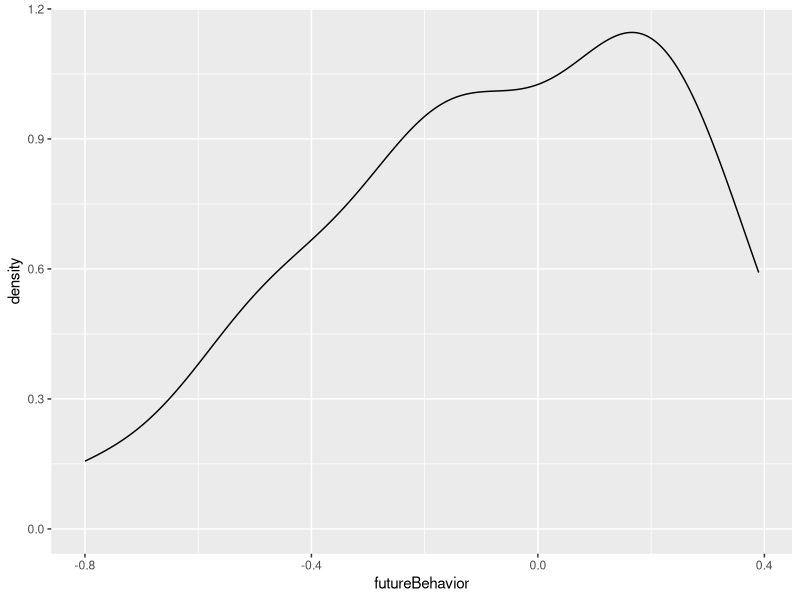
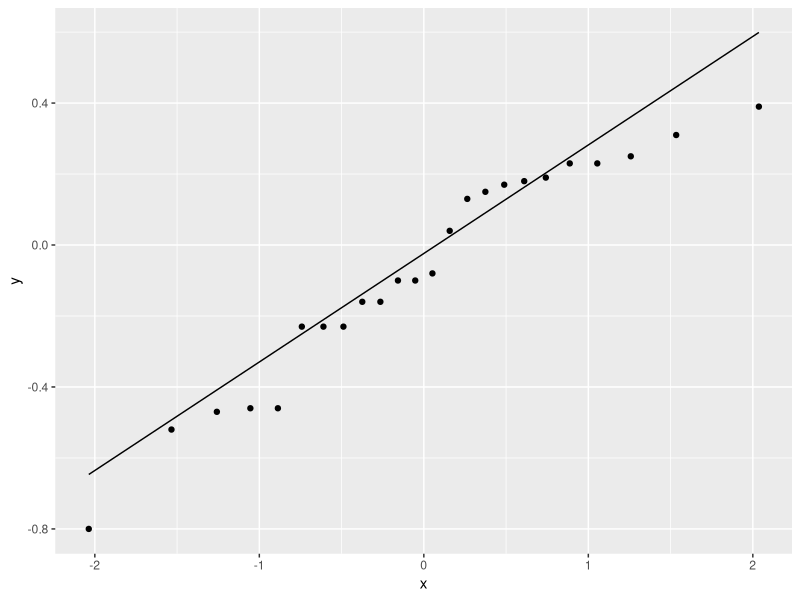
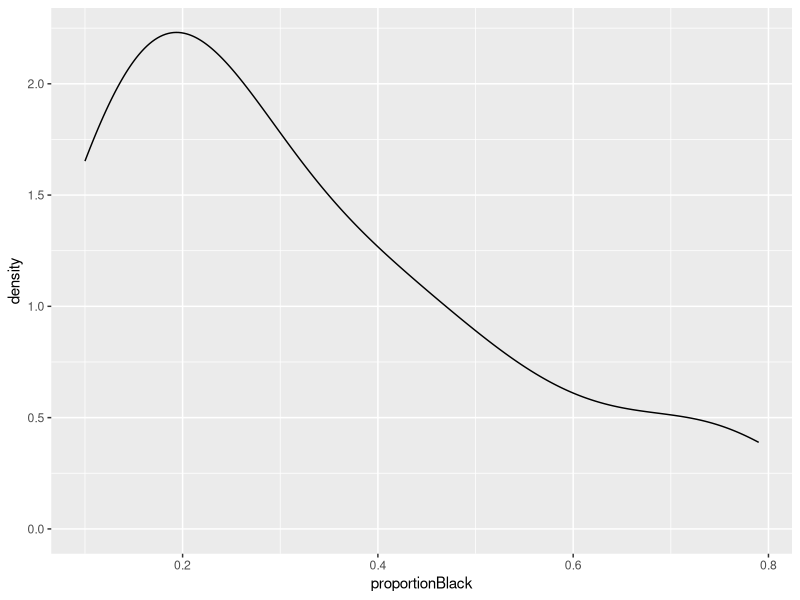
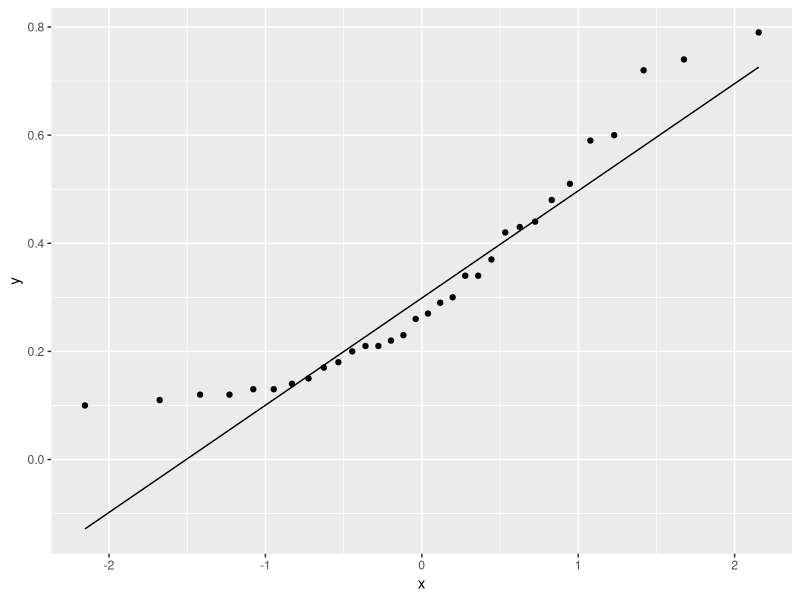
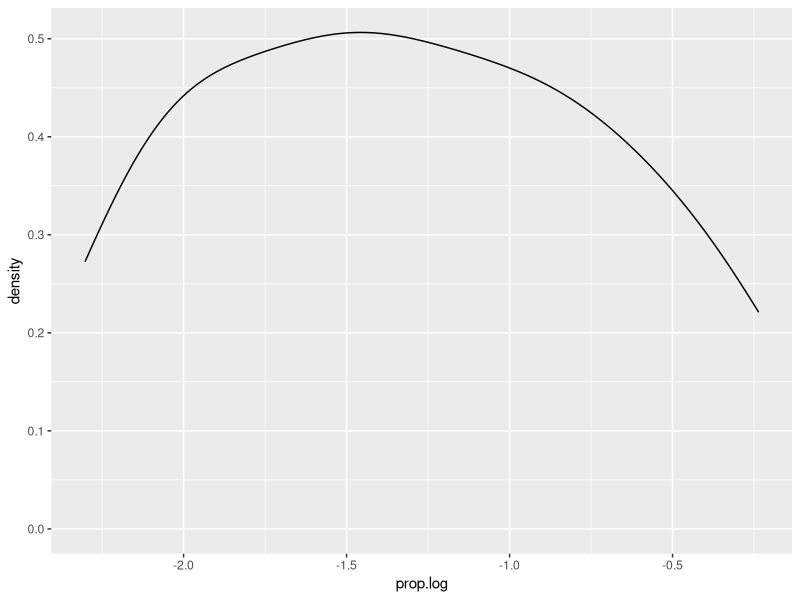
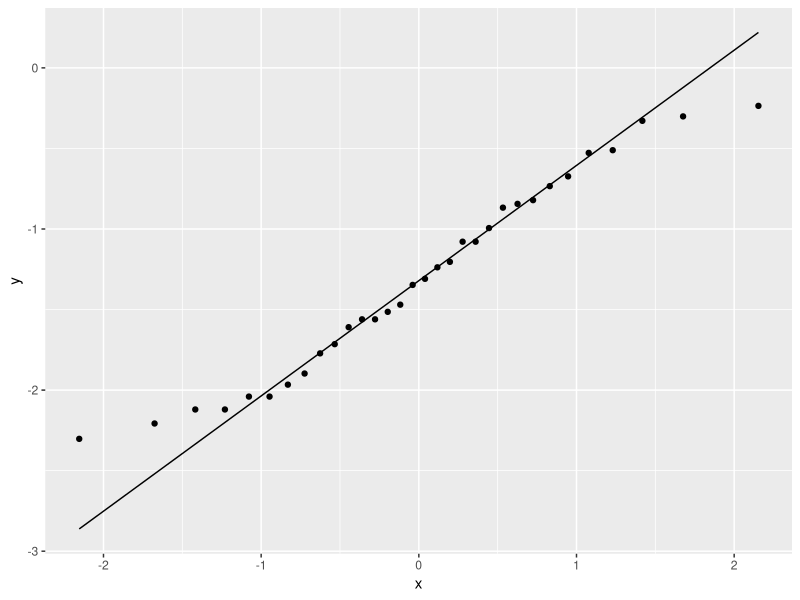
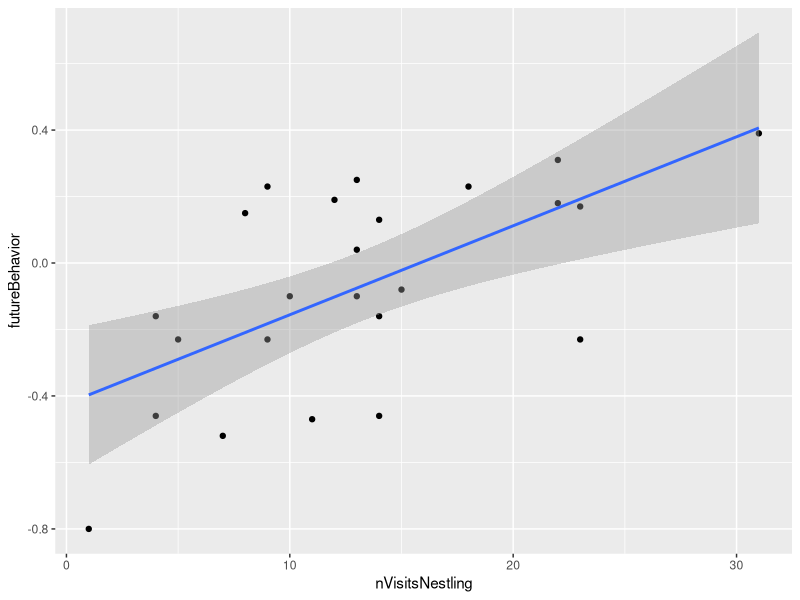
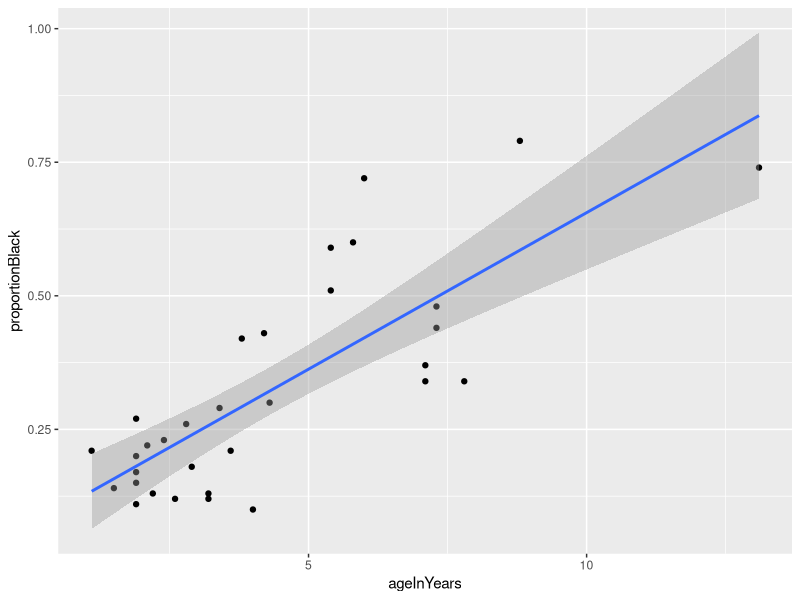

Recreate these plots in R, in order.
## ---- chunk 1
library (tidyverse)
Lion<- read.csv("LionNoses.csv")
boobies<- read.csv ("boobies.csv")
## ---- chunk 2
#Statistical Hypotheses 
#Hypothesis 1
#H0: 
#HA: 
#Justification 

#Hypothesis 2
#H0: 
#HA: 
#Justification 

#Biological Hypotheses 
#Hypothesis 1
#H0: 
#HA: 
#Justification 

#Hypothesis 2
#H0: 
#HA: 
#Justification 
## ---- chunk 3
?geom_density()
ggplot (boobies, aes(futureBehavior))+ geom_density()
ggplot (boobies, aes(sample=futureBehavior))+ stat_qq() + geom_qq_line()
shapiro.test(boobies$futureBehavior)

ggplot (Lion, aes(proportionBlack))+ geom_density()
ggplot (Lion, aes(sample=proportionBlack))+ stat_qq() + geom_qq_line()
shapiro.test(Lion$proportionBlack)

Lion$prop.log<- log (Lion$proportionBlack)
ggplot (Lion, aes(prop.log))+ geom_density()
ggplot (Lion, aes(sample=prop.log))+ stat_qq() + geom_qq_line()
shapiro.test(Lion$prop.log)
## ---- chunk 4
?geom_point 
?stat_smooth
ggplot(boobies, aes (x=nVisitsNestling, y=futureBehavior)) + geom_point() +
  stat_smooth(method="lm")

ggplot (Lion, aes(x=ageInYears, y=proportionBlack))+ geom_point() +
  stat_smooth(method="lm")

ggplot (Lion, aes(x=ageInYears, y=prop.log))+ geom_point() +
  stat_smooth(method="lm")
## ---- chunk 5

ggplot (Lion, aes(x=ageInYears, y=proportionBlack))+ geom_point(size=6) +
  stat_smooth(method="lm", color="black") + theme_bw() +  
  ylab("Proporiton of Black on Nose") + xlab("Age in Years") +
  theme (axis.text=element_text (size=18), 
         axis.title=element_text (size=18, face="bold") )
  
## ---- chunk 6
?lm
#untransformed data- boobies
lm.boobies<- lm (futureBehavior ~ nVisitsNestling, data=boobies)
summary (lm.boobies)

#untransformed data- Lions
lm.Lions1<- lm ( proportionBlack ~ ageInYears, data=Lion)
summary (lm.Lions1)

#transformed data- Lions
lm.Lions2<- lm ( prop.log ~ ageInYears, data=Lion)
summary (lm.Lions2)
## ---- chunk 7
#plot the residuals for lm1 and lm2 
#HINT: geom_point(aes(x=.fitted, y=.resid)) 
ggplot (lm.boobies) +   geom_point(aes(x=.fitted, y=.resid))  + 
  geom_hline(aes(yintercept=0))

ggplot (lm.Lions1) +   geom_point(aes(x=.fitted, y=.resid))  + 
  geom_hline(aes(yintercept=0))

ggplot (lm.Lions2) +   geom_point(aes(x=.fitted, y=.resid))  + 
  geom_hline(aes(yintercept=0))

